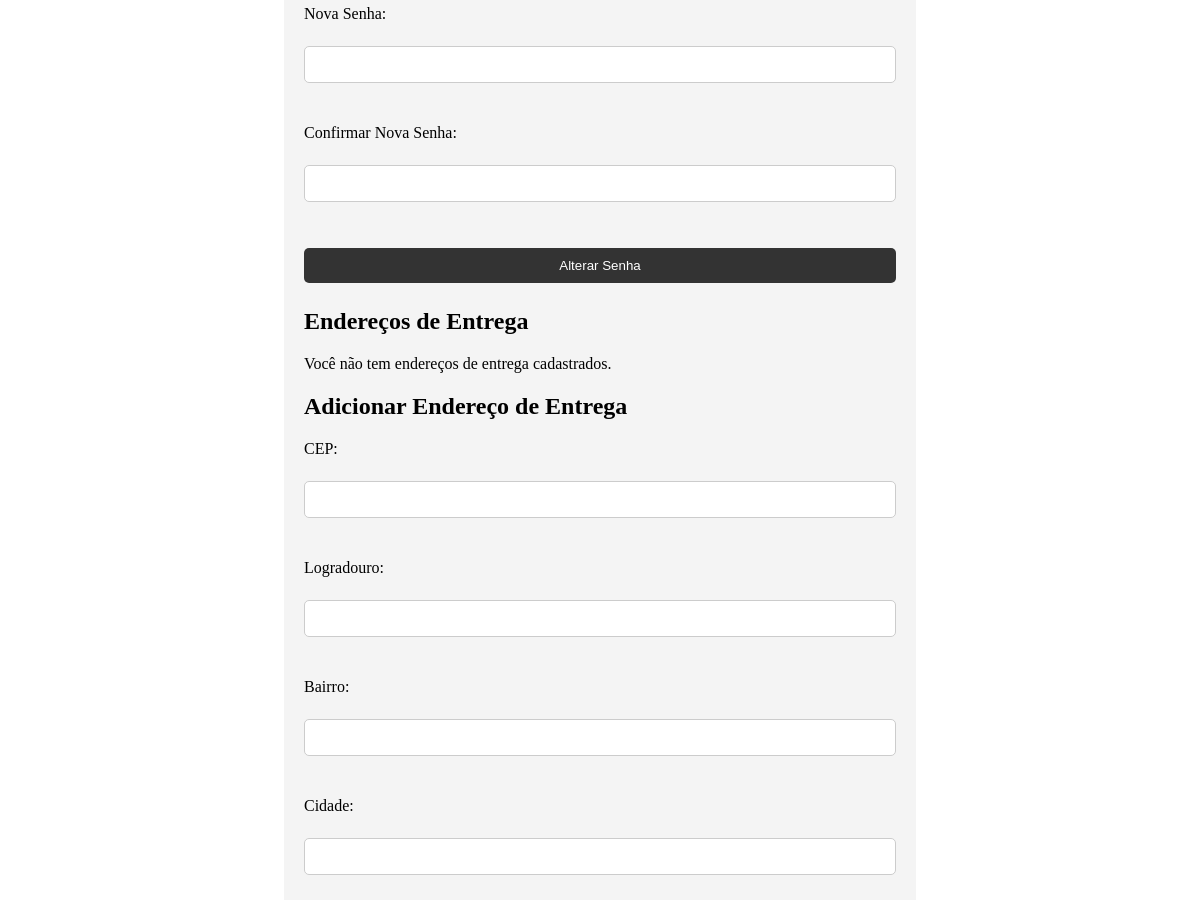
The app's page /dashboard.php (signed in, middle part), older data.
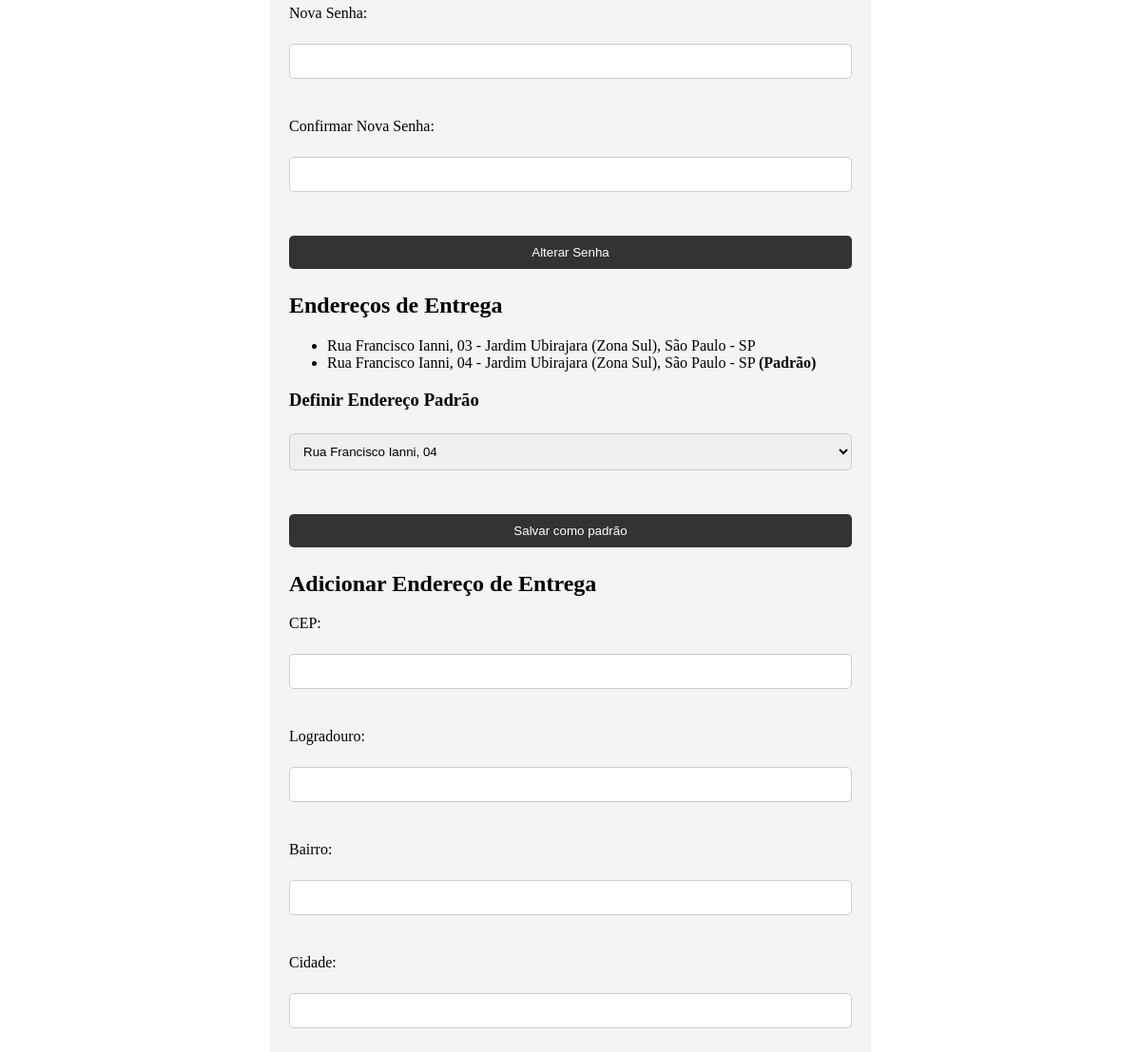
The same page, newer data.
### tables this page shows
CREATE TABLE `endereco` (
  `id` int(11) NOT NULL,
  `usuario_id` bigint(20) NOT NULL,
  `cep` varchar(8) NOT NULL,
  `logradouro` varchar(255) NOT NULL,
  `numero` varchar(10) NOT NULL,
  `complemento` varchar(255) DEFAULT NULL,
  `bairro` varchar(255) NOT NULL,
  `cidade` varchar(255) NOT NULL,
  `uf` varchar(2) NOT NULL,
  `tipo` enum('faturamento','entrega') NOT NULL,
  `padrao` tinyint(1) DEFAULT 0
);

### dashboard.php (the view, shortened to what this page needs)
<?php
include "connectDB.php";
$usuario_id = $_SESSION['usuario_id'];
$sqlEndereco = "SELECT * FROM endereco WHERE usuario_id = ? AND tipo = 'entrega'";
$stmtEndereco = $mysqli->prepare($sqlEndereco);
$stmtEndereco->bind_param("i", $usuario_id);
$stmtEndereco->execute();
$resultEndereco = $stmtEndereco->get_result();
$enderecos = $resultEndereco->fetch_all(MYSQLI_ASSOC);
?>
<!DOCTYPE html>
<html lang="pt-br">
<head>
    <link rel="stylesheet" href="style.css">
</head>
<body>
<div class="container">
    <form action="dashboard.php" method="POST">
        <label for="senha_atual">Senha Atual:</label><br>
        <input type="password" name="senha_atual" id="senha_atual" required><br><br>
        <label for="nova_senha">Nova Senha:</label><br>
        <input type="password" name="nova_senha" id="nova_senha" required><br><br>
        <label for="confirmar_senha">Confirmar Nova Senha:</label><br>
        <input type="password" name="confirmar_senha" id="confirmar_senha" required><br><br>
        <input type="submit" name="alterar_senha" value="Alterar Senha">
    </form>
    <h2>Endereços de Entrega</h2>
    <?php if (count($enderecos) > 0) { ?>
        <ul>
            <?php foreach ($enderecos as $endereco) { ?>
                <li>
                    <?php
                        echo $endereco['logradouro'] . ', ' . $endereco['numero'] . ' - ' . $endereco['bairro'] . ', ' . $endereco['cidade'] . ' - ' . $endereco['uf'];
                        if ($endereco['padrao']) echo " <strong>(Padrão)</strong>";
                    ?>
                </li>
            <?php } ?>
        </ul>
        <?php if (count($enderecos) > 1) { ?>
            <h3>Definir Endereço Padrão</h3>
            <form action="dashboard.php" method="POST">
                <select name="endereco_padrao" required>
                    <?php foreach ($enderecos as $endereco) { ?>
                        <option value="<?php echo $endereco['id']; ?>" <?php if ($endereco['padrao']) echo 'selected'; ?>>
                            <?php echo $endereco['logradouro'] . ', ' . $endereco['numero']; ?>
                        </option>
                    <?php } ?>
                </select>
                <br><br>
                <input type="submit" name="definir_padrao" value="Salvar como padrão">
            </form>
        <?php } ?>
    <?php } else { ?>
        <p>Você não tem endereços de entrega cadastrados.</p>
    <?php } ?>
    <h2>Adicionar Endereço de Entrega</h2>
    <form action="dashboard.php" method="POST">
        <label for="cep">CEP:</label><br>
        <input type="text" name="cep" id="cep" required><br><br>
        <label for="logradouro">Logradouro:</label><br>
        <input type="text" name="logradouro" id="logradouro" required><br><br>
        <label for="bairro">Bairro:</label><br>
        <input type="text" name="bairro" id="bairro" required><br><br>
        <label for="cidade">Cidade:</label><br>
        <input type="text" name="cidade" id="cidade" required><br><br>
        <label for="uf">Estado (UF):</label><br>
        <input type="text" name="uf" id="uf" required><br><br>
        <label for="numero">Número:</label><br>
        <input type="text" name="numero" id="numero" required><br><br>
        <label for="complemento">Complemento:</label><br>
        <input type="text" name="complemento" id="complemento"><br><br>
    </form>
</div>
</body>
</html>

### style.css (style rules this page uses)
.container { width: 50%; margin: 0 auto; padding: 20px; background-color: #f4f4f4; border-radius: 8px; }
form { display: flex; flex-direction: column; }
input, select { padding: 10px; margin: 5px 0; border: 1px solid #ccc; border-radius: 5px; }
input[type="submit"] { background-color: rgb(51, 51, 51); color: white; border: none; cursor: pointer; }

Row changes from the older to the newer data that the page shows:
added endereco: logradouro "Rua Francisco Ianni", numero "03", bairro "Jardim Ubirajara (Zona Sul)", cidade "São Paulo", uf "SP"
added endereco: logradouro "Rua Francisco Ianni", numero "04", bairro "Jardim Ubirajara (Zona Sul)", cidade "São Paulo", uf "SP", padrao "(Padrão)"
Text that changed along with them:
form field endereco_padrao: (not shown) → "Rua Francisco Ianni, 04"
form field definir_padrao: (not shown) → "Salvar como padrão"
text no longer shown: "Você não tem endereços de entrega cadastrados."
text now shown: "Definir Endereço Padrão"
